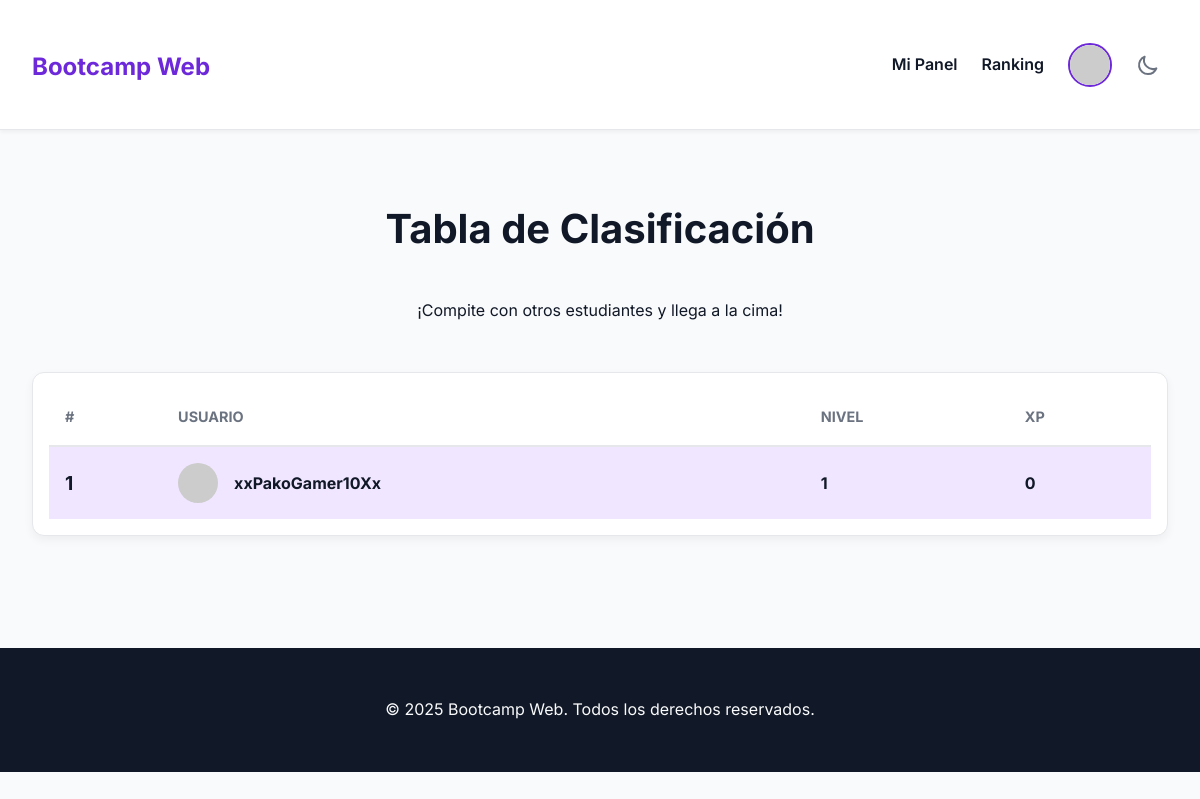
/leaderboard.php (signed in), run on the app's committed database.
### tables this page shows
CREATE TABLE `users` (
  `id` int(11) NOT NULL,
  `nombre` varchar(100) NOT NULL,
  `nickname` varchar(50) DEFAULT NULL,
  `correo` varchar(100) NOT NULL,
  `password` varchar(255) NOT NULL,
  `creado_en` timestamp NOT NULL DEFAULT current_timestamp(),
  `avatar` varchar(255) DEFAULT NULL,
  `xp` int(11) NOT NULL DEFAULT 0,
  `nivel` int(11) NOT NULL DEFAULT 1
);

### leaderboard.php (the view, shortened to what this page needs)
<?php
require_once 'includes/db.php';
$stmt = $pdo->prepare("
    SELECT
        id,
        COALESCE(nickname, nombre) as display_name,
        nivel,
        xp,
        avatar
    FROM users
    ORDER BY xp DESC, nivel DESC, nombre ASC
    LIMIT 50
");
$stmt->execute();
$ranking = $stmt->fetchAll();
include 'includes/header.php';
?>
<div class="container">
    <div class="leaderboard-header">
        <h2>Tabla de Clasificación</h2>
        <p>¡Compite con otros estudiantes y llega a la cima!</p>
    </div>
    <div class="leaderboard-table-wrapper">
        <table class="leaderboard-table">
            <thead>
                <tr>
                    <th>#</th>
                    <th>Usuario</th>
                    <th>Nivel</th>
                    <th>XP</th>
                </tr>
            </thead>
            <tbody>
                <?php foreach ($ranking as $index => $player): ?>
                    <?php
                        $avatar_url = !empty($player['avatar']) && file_exists($player['avatar'])
                            ? htmlspecialchars($player['avatar'])
                            : 'https://i.pravatar.cc/40?u=' . $player['id'];
                    ?>
                    <tr class="<?= ($player['id'] === $_SESSION['user_id']) ? 'current-user' : '' ?>">
                        <td><?= $index + 1 ?></td>
                        <td>
                            <div class="user-info">
                                <img src="<?= $avatar_url ?>" alt="Avatar de <?= htmlspecialchars($player['display_name']) ?>">
                                <span><?= htmlspecialchars($player['display_name']) ?></span>
                            </div>
                        </td>
                        <td><?= $player['nivel'] ?></td>
                        <td><?= $player['xp'] ?></td>
                    </tr>
                <?php endforeach; ?>
            </tbody>
        </table>
    </div>
</div>
<?php include 'includes/footer.php'; ?>

### assets/css/styles.css (style rules this page uses)
:root { --primary-color: #6d28d9; --secondary-color: #db2777; --dark-color: #111827; --light-color: #f9fafb; --white-color: #fff; --grey-color: #6b7280; --success-color: #10b981; --error-color: #ef4444; --border-color: #e5e7eb; }
body { margin: 0; font-family: 'Inter', sans-serif; background-color: var(--light-color); color: var(--dark-color); line-height: 1.7; transition: background-color 0.3s, color 0.3s; }
.container { max-width: 1200px; margin: auto; padding: 0 2rem; }
h1, h2, h3, h4 { color: var(--dark-color); font-weight: 700; }
.leaderboard-header { text-align: center; margin-bottom: 3rem; }
.leaderboard-header h2 { font-size: 2.5rem; }
.leaderboard-table-wrapper { background: var(--white-color); border-radius: 12px; padding: 1rem; border: 1px solid var(--border-color); box-shadow: 0 4px 10px rgba(0,0,0,0.05); transition: background-color 0.3s, border-color 0.3s; }
.leaderboard-table { width: 100%; border-collapse: collapse; }
.leaderboard-table th, .leaderboard-table td { padding: 1rem; text-align: left; }
.leaderboard-table thead { border-bottom: 2px solid var(--border-color); }
.leaderboard-table th { font-size: 0.9rem; text-transform: uppercase; color: var(--grey-color); }
.leaderboard-table .user-info { display: flex; align-items: center; gap: 1rem; }
.leaderboard-table .user-info img { width: 40px; height: 40px; border-radius: 50%; object-fit: cover; }
.leaderboard-table .current-user { background-color: #f0e6ff; font-weight: 700; }
.leaderboard-table td:first-child { font-weight: 700; font-size: 1.2rem; }

### data on the page
users: display_name "xxPakoGamer10Xx", nivel "1", xp "0"
